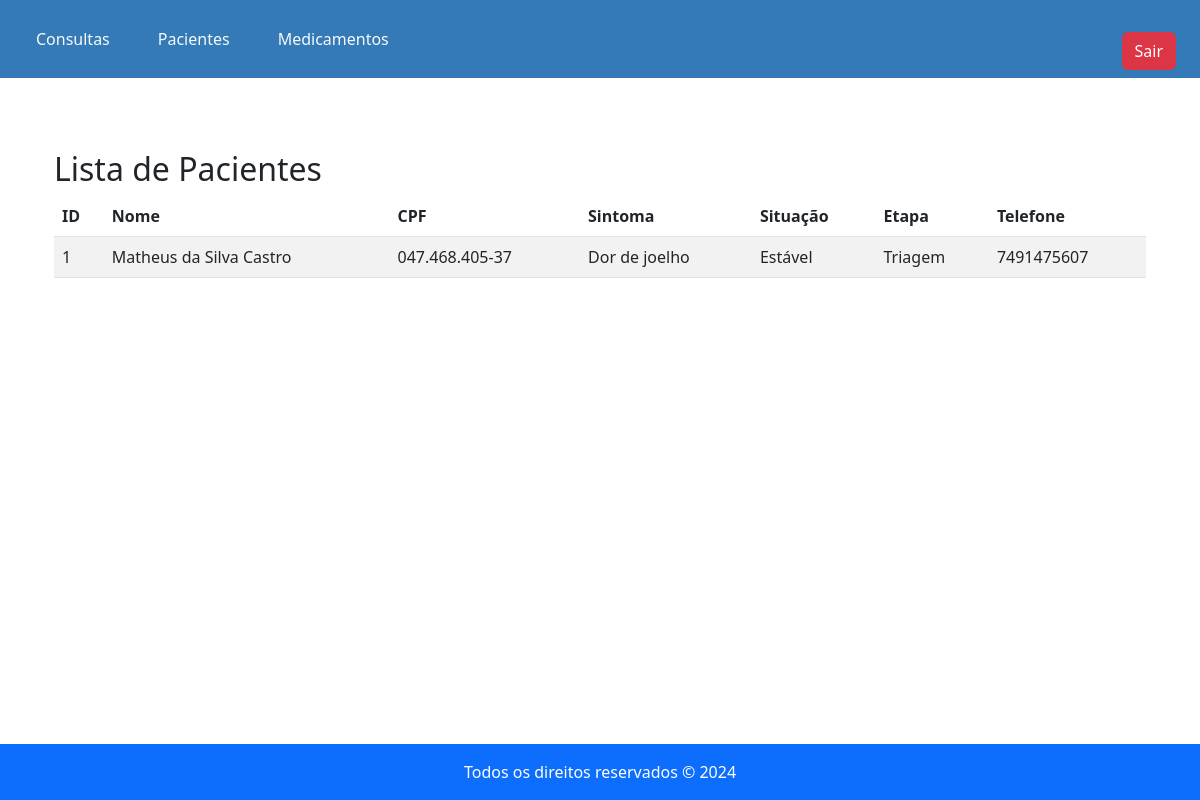
/lista_pacientes/, run on the app's committed database.
### app1/models.py (models this page shows, shortened)
class Paciente(models.Model):
    class Situacao(models.TextChoices):
        ESTAVEL = 'Estável', 'Estável'
        MODERADO = 'Moderado', 'Moderado'
        GRAVE = 'Grave', 'Grave'
        CRÍTICO = 'Crítico', 'Crítico'
    class EstagioAtendimento(models.TextChoices):
        TRIAGEM = 'Triagem', 'Triagem'
        CONSULTA = 'Em Consulta', 'Em Consulta'
        ALTA = 'Alta', 'Alta'
    user = models.OneToOneField(User, on_delete=models.CASCADE, null=True, blank=True)
    nome = models.CharField(max_length=100, blank=False)
    sintoma = models.CharField(max_length=300, blank=False)
    situacao = models.CharField(max_length=12, choices=Situacao.choices, default=Situacao.ESTAVEL, blank=False)
    estado_consulta = models.CharField(max_length=12, choices=EstagioAtendimento.choices, default=EstagioAtendimento.TRIAGEM, blank=False)
    cpf = models.CharField(max_length=14, blank=False)
    data_nascimento = models.DateField(blank=False)
    endereco = models.CharField(max_length=250, blank=False)
    telefone = models.CharField(max_length=10, blank=False)
    telefone_familiar = models.CharField(max_length=10, blank=False)
    class Meta:
        constraints = [
            models.UniqueConstraint(fields=['cpf'], name='unique_paciente_cpf')
        ]

### app1/views.py (the view)
# urls.py: path('lista_pacientes/', lista_pacientes, name='lista_pacientes'),
def lista_pacientes(request):
    pacientes = Paciente.objects.all()
    return render(request, 'medico/pacientes/lista_pacientes.html', {'pacientes': pacientes})

### app1/templates/medico/pacientes/lista_pacientes.html (shortened to what this page needs)
{% extends 'medico/base_medico.html' %}
{% block content %}
<!DOCTYPE html>
<html lang="pt-BR">
<head>
    <link href="https://cdn.jsdelivr.net/npm/bootstrap@5.3.0/dist/css/bootstrap.min.css" rel="stylesheet">
</head>
<body>
    <div class="container mt-5">
        <h2>Lista de Pacientes</h2>
        <table class="table table-striped">
            <thead>
                <tr>
                    <th>ID</th>
                    <th>Nome</th>
                    <th>CPF</th>
                    <th>Sintoma</th>
                    <th>Situação</th>
                    <th>Etapa</th>
                    <th>Telefone</th>
                </tr>
            </thead>
            <tbody>
                {% for paciente in pacientes %}
                    <tr>
                        <td>{{ forloop.counter }}</td>
                        <td>{{ paciente.nome }}</td>
                        <td>{{ paciente.cpf }}</td>
                        <td>{{ paciente.sintoma }}</td>
                        <td>{{ paciente.situacao }}</td>
                        <td>{{ paciente.estado_consulta}}</td>
                        <td>{{ paciente.telefone}}</td>
                    </tr>
                {% empty %}
                    <tr>
                        <td colspan="7" class="text-center">Nenhum paciente encontrado.</td>
                    </tr>
                {% endfor %}
            </tbody>
        </table>
    </div>
</body>
</html>
{% endblock %}

### data on the page
Paciente: nome "Matheus da Silva Castro", cpf "047.468.405-37", sintoma "Dor de joelho", situacao "Estável", estado_consulta "Triagem", telefone "7491475607"
